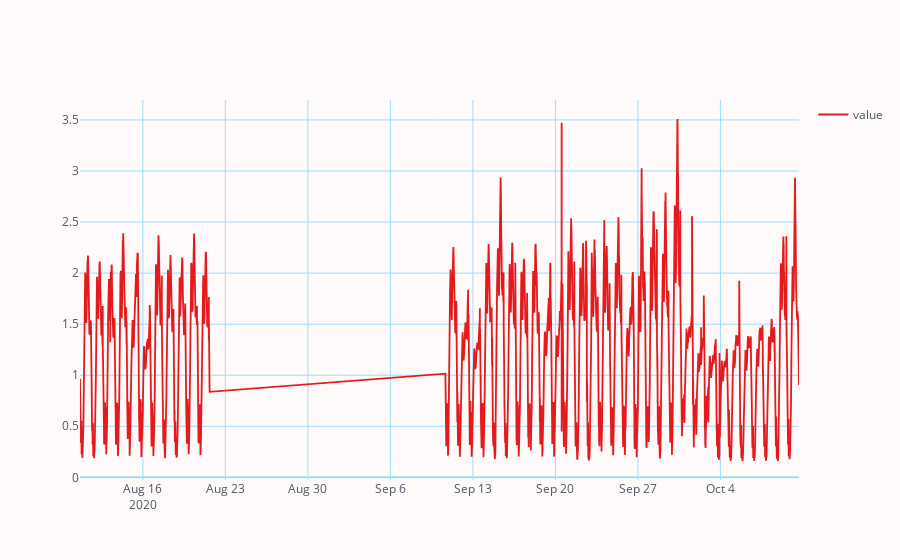

Notebook code cell kept with this figure:
### Code cell
raw_data.blot()

### Figure 1 — Plotly figure (JSON) as saved in the notebook; plotly's stock layout.template omitted (floating-point values rounded to 4 significant figures; data arrays with more than 128 entries replaced by an {"elided": "..."} marker saying what was removed)
{"data": [{"line": {"color": "rgba(228, 26, 28, 1.0)", "dash": "solid", "shape": "linear", "width": 1.8}, "mode": "lines", "name": "value", "showlegend": true, "text": "", "type": "scatter", "x": {"elided": "11805 str values"}, "y": {"elided": "11805 float values"}}], "layout": {"legend": {"bgcolor": "#FFFAFA", "font": {"color": "#4D5663"}}, "paper_bgcolor": "#FFFAFA", "plot_bgcolor": "#FFFAFA", "title": {"font": {"color": "#4D5663"}, "x": 0.5}, "xaxis": {"gridcolor": "#9cddfc", "showgrid": true, "tickfont": {"color": "#4D5663"}, "title": {"font": {"color": "#4D5663"}, "text": ""}, "zerolinecolor": "#9cddfc"}, "yaxis": {"gridcolor": "#9cddfc", "showgrid": true, "tickfont": {"color": "#4D5663"}, "title": {"font": {"color": "#4D5663"}, "text": ""}, "zerolinecolor": "#9cddfc"}}}
